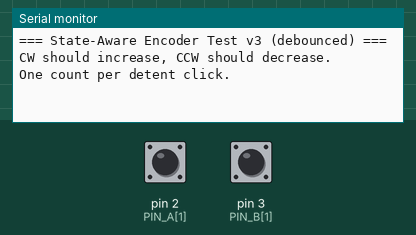
The sketch below on a simulated Arduino Uno, built with avr-gcc and run on an emulated ATmega328P. Parts: the last lines printed to the serial monitor. The test bench sets the inputs (shaded band); at power-on: pin 2 (PIN_A[1]) HIGH, pin 3 (PIN_B[1]) HIGH.

Above: at 1.7 s.
1.8 s: pin 2 (PIN_A[1]) pulled LOW for 0.15 s
At 2.4 s:
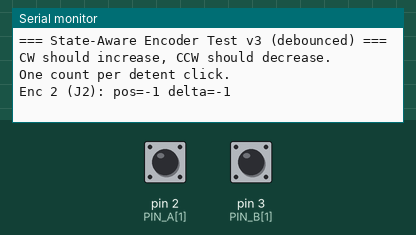
3.4 s: pin 2 (PIN_A[1]) pulled LOW for 1 s
At 4.6 s:
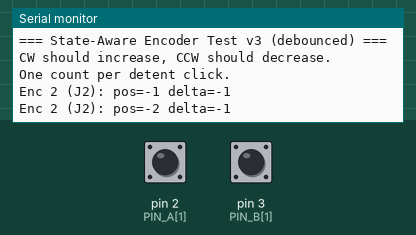

The sketch:

09_encoder_edgecount.ino
```cpp
// Test 09: State-Aware Encoder Test (v3)
// Purpose: Encoder reading for PEC16 encoders that produce one-channel-per-direction
// signals instead of standard interleaved quadrature.
//
// From raw pin analysis:
//   CW:  B toggles while A=0  (states 00↔01)
//   CCW: A toggles while B=1  (states 01↔11)
//
// On each falling edge, check the other channel and debounce:
//   B falls AND A==0 → CW step  (+1)
//   A falls AND B==1 → CCW step (-1)
//   Anything else    → ignore (transition noise)
//   Any edge within 3ms of last counted edge → ignore (contact bounce)

const int NUM_ENCODERS = 8;

const int PIN_A[] = {0, 2, 4, 6, 8, 10, 12, 14};
const int PIN_B[] = {1, 3, 5, 7, 9, 11, 13, 15};

volatile long encoderPos[NUM_ENCODERS];
volatile unsigned long lastEdgeTime[NUM_ENCODERS];  // single debounce timer per encoder

const unsigned long DEBOUNCE_US = 3000;  // 3ms — longer than contact bounce, shorter than fastest turn

// ISR for channel A — only counts on falling edge with B==1
void handleA(int idx) {
  unsigned long now = micros();
  if (now - lastEdgeTime[idx] < DEBOUNCE_US) return;
  if (digitalReadFast(PIN_A[idx]) == LOW && digitalReadFast(PIN_B[idx]) == HIGH) {
    encoderPos[idx]--;
    lastEdgeTime[idx] = now;
  }
}

// ISR for channel B — only counts on falling edge with A==0
void handleB(int idx) {
  unsigned long now = micros();
  if (now - lastEdgeTime[idx] < DEBOUNCE_US) return;
  if (digitalReadFast(PIN_B[idx]) == LOW && digitalReadFast(PIN_A[idx]) == LOW) {
    encoderPos[idx]++;
    lastEdgeTime[idx] = now;
  }
}

// Per-encoder ISR trampolines
void isrA0() { handleA(0); }  void isrB0() { handleB(0); }
void isrA1() { handleA(1); }  void isrB1() { handleB(1); }
void isrA2() { handleA(2); }  void isrB2() { handleB(2); }
void isrA3() { handleA(3); }  void isrB3() { handleB(3); }
void isrA4() { handleA(4); }  void isrB4() { handleB(4); }
void isrA5() { handleA(5); }  void isrB5() { handleB(5); }
void isrA6() { handleA(6); }  void isrB6() { handleB(6); }
void isrA7() { handleA(7); }  void isrB7() { handleB(7); }

typedef void (*ISRFunc)();
ISRFunc isrAFuncs[] = {isrA0, isrA1, isrA2, isrA3, isrA4, isrA5, isrA6, isrA7};
ISRFunc isrBFuncs[] = {isrB0, isrB1, isrB2, isrB3, isrB4, isrB5, isrB6, isrB7};

long displayPos[NUM_ENCODERS];

void setup() {
  Serial.begin(115200);
  delay(500);

  for (int i = 0; i < NUM_ENCODERS; i++) {
    pinMode(PIN_A[i], INPUT_PULLUP);
    pinMode(PIN_B[i], INPUT_PULLUP);
    encoderPos[i] = 0;
    displayPos[i] = 0;
    lastEdgeTime[i] = 0;

    attachInterrupt(digitalPinToInterrupt(PIN_A[i]), isrAFuncs[i], FALLING);
    attachInterrupt(digitalPinToInterrupt(PIN_B[i]), isrBFuncs[i], FALLING);
  }

  Serial.println("=== State-Aware Encoder Test v3 (debounced) ===");
  Serial.println("CW should increase, CCW should decrease.");
  Serial.println("One count per detent click.");
  Serial.println();
}

void loop() {
  for (int i = 0; i < NUM_ENCODERS; i++) {
    noInterrupts();
    long pos = encoderPos[i];
    interrupts();

    if (pos != displayPos[i]) {
      long delta = pos - displayPos[i];
      Serial.print("Enc ");
      Serial.print(i + 1);
      Serial.print(" (J");
      Serial.print(i + 1);
      Serial.print("): pos=");
      Serial.print(pos);
      Serial.print(" delta=");
      Serial.print(delta > 0 ? "+" : "");
      Serial.println(delta);
      displayPos[i] = pos;
    }
  }
  delay(10);
}
```

Measured:
- after the input at 1.8 s, the serial monitor: prints a new line at once (image 1)
- after the input at 3.4 s, the serial monitor: prints a new line at once (image 2)
